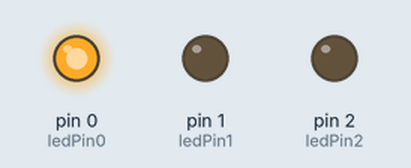
Recording of a sketch running on a simulated Arduino Uno, built with avr-gcc and run on an emulated ATmega328P. On the bench: output pins drawn as LEDs (lit = HIGH).

Above: at 0.2 s.
At 1.2 s:
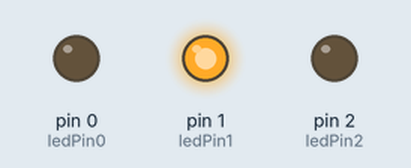
At 2.2 s:
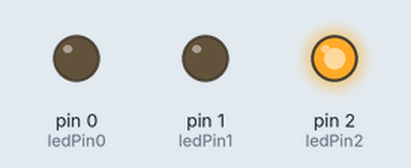
At 5.7 s:
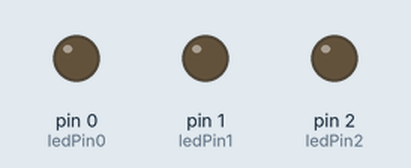
Timing chart, 0 to 6.9 s (numbered marks = the images above):
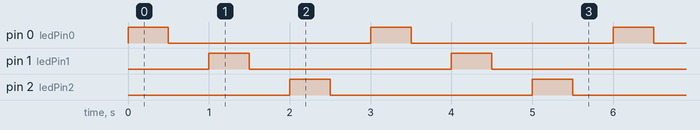

The sketch:

BlinkPart.ino
```cpp
const int ledPin0 = 0;
const int ledPin1 = 1;
const int ledPin2 = 2;
// the setup function runs once when you press reset or power the board
void setup() {
  // initialize digital pin LED_BUILTIN as an output.
  pinMode(ledPin0, OUTPUT);
  pinMode(ledPin1, OUTPUT);
  pinMode(ledPin2, OUTPUT);
}

// the loop function runs over and over again forever
void loop() {
  digitalWrite(ledPin0, HIGH);   // turn the LED on (HIGH is the voltage level)
  delay(500);                       // wait for a 500ms
  digitalWrite(ledPin0, LOW);    // turn the LED off by making the voltage LOW
  delay(500);                       // wait for a 500ms

  digitalWrite(ledPin1, HIGH);   // turn the LED on (HIGH is the voltage level)
  delay(500);                       // wait for a second
  digitalWrite(ledPin1, LOW);    // turn the LED off by making the voltage LOW
  delay(500);                       // wait for a 500ms

  digitalWrite(ledPin2, HIGH);   // turn the LED on (HIGH is the voltage level)
  delay(500);                       // wait for a 500ms
  digitalWrite(ledPin2, LOW);    // turn the LED off by making the voltage LOW
  delay(500);                       // wait for a 500ms
}
```

Measured:
- by itself, pin 0 (ledPin0), pin 1 (ledPin1), pin 2 (ledPin2): alternates HIGH for 0.50 s and LOW for 2.5 s
- by itself, everything shown: repeats every 3.0 s, in 6 steps
